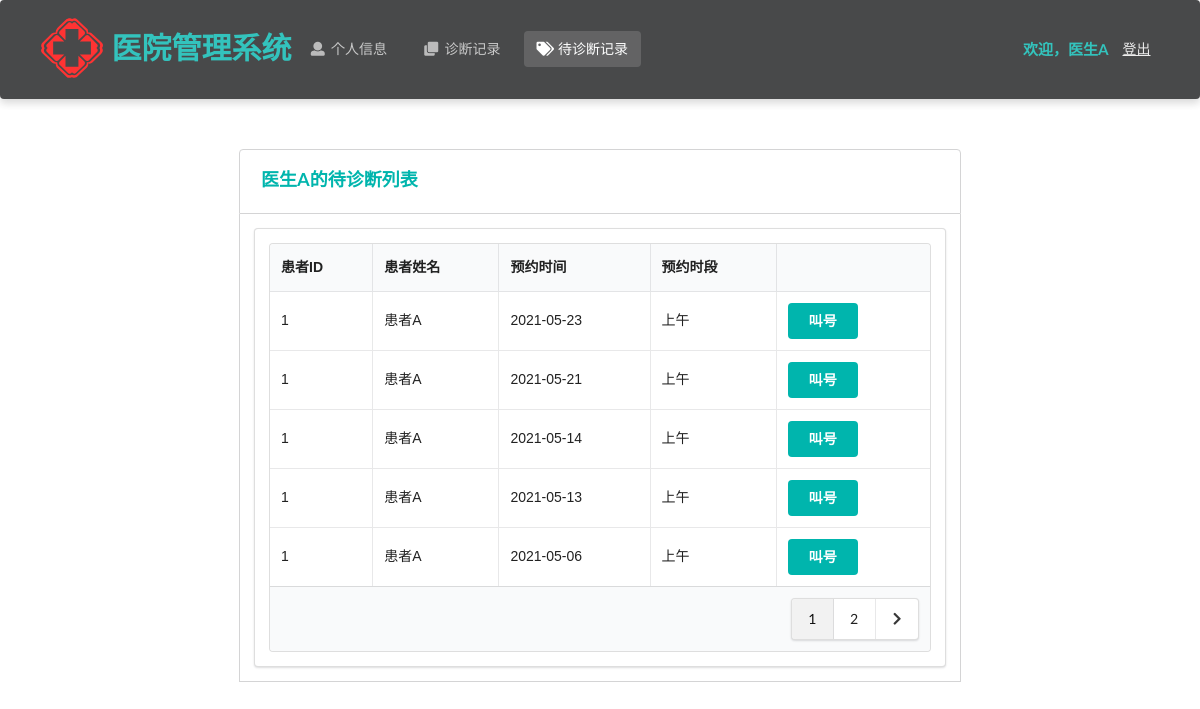
Screenshot of /doctor/pendingDiagnosis/ (signed in) with the database file from the repository.
### Hospital/models.py (models this page shows, shortened)
class Doctor(models.Model):
    department_choices = (
        ('Department of Internal Medicine', '内科'),
        ('Department of Surgery', '外科'),
        ('Department of Pediatrics', '儿科'),
        ('Department of Obstetrics and Gynecology', '妇产科'),
        ('Department of Traditional Chinese Medicine', '中医科'),
        ('Department of Dermatology', '皮肤科'),
        ('Department of Oral Medicine', '口腔科'),
        ('Laboratory', '化验室'),
        ('X-ray Room', 'X光室'),
        ('Cystoscopy Room', '膀胱镜室'),
        ('Gastroscope Room', '胃镜室'),
    )
    title_choices = (
        ('director physician', '主任医师'),
        ('assistant director physician', '副主任医师'),
        ('physician', '医师')
    )
    name = models.CharField(max_length=10)  # 姓名
    password = models.CharField(max_length=32)  # 密码
    gender = models.CharField(max_length=32, choices=gender_choices)  # 性别
    identity_card_no = models.CharField(max_length=32, unique=True)  # 身份证号
    is_inspector = models.BooleanField(default=False)  # 是否为检查人员
    department = models.CharField(max_length=64, choices=department_choices)  # 科室
    title = models.CharField(max_length=64, choices=title_choices)  # 职称
    description = models.TextField(max_length=500, default='暂无简介')  # 简介
    create_time = models.DateTimeField(auto_now_add=True)  # 注册时间

class Appointment(models.Model):
    time_choices = (
        ('Morning', '上午'),
        ('Afternoon', '下午')
    )
    patient = models.ForeignKey(Patient, on_delete=models.CASCADE) # 患者
    doctor = models.ForeignKey(Doctor, on_delete=models.CASCADE)  # 医生
    create_time = models.DateTimeField(auto_now_add=True)  # 创建时间
    appointment_date = models.DateTimeField()  # 预约日期
    appointment_time = models.CharField(max_length=10, choices=time_choices)  # 预约时间（上下午）
    isActive = models.BooleanField(default=True)  # 是否有效
    class Meta:
        ordering = ["-create_time"]

class Patient(models.Model):
    name = models.CharField(max_length=10)  # 姓名
    password = models.CharField(max_length=32)  # 密码
    gender = models.CharField(max_length=32, choices=gender_choices)  # 性别
    identity_card_no = models.CharField(max_length=32, unique=True)  # 身份证号
    medical_insurance = models.BooleanField()  # 是否有医保
    telephone_no = models.CharField(max_length=32)  # 电话号码
    birth_date = models.DateField()  # 出生日期
    create_time = models.DateTimeField(auto_now_add=True)  # 注册时间

### Hospital/doctorViews.py (the view)
# urls.py: path('doctor/pendingDiagnosis/', doctorViews.pendingDiagnosis),
def pendingDiagnosis(request):
    if request.method == 'POST':
        request.session['appointment_id'] = request.POST.get('appointment')
        return redirect('/doctor/pendingDiagnosis/call')
    identity_card_no = request.session['identity_card_no']
    doctor = models.Doctor.objects.get(identity_card_no=identity_card_no)
    appointment_records = models.Appointment.objects.filter(doctor=doctor, isActive=True)
    appointment_records = appointment_records.order_by('-appointment_date', '-appointment_time','-create_time')  # 排序
    num_per_page = 5
    paginator = Paginator(appointment_records, num_per_page)
    page = request.GET.get('page', 1)
    try:
        page_obj = paginator.page(page)
    except PageNotAnInteger:
        page_obj = paginator.page(1)
    except EmptyPage:
        page_obj = paginator.page(paginator.num_pages)
    is_paginated = True if paginator.num_pages > 1 else False
    page_range = paginator.get_elided_page_range(page, on_each_side=3, on_ends=2)
    return render(request, 'doctor/pending.html', locals())

### Hospital/templates/doctor/pending.html (shortened to what this page needs)
<!DOCTYPE html>
<html lang="ch">
{% load static %}
<head>
    <link rel="stylesheet" href="https://cdn.jsdelivr.net/semantic-ui/2.2.4/semantic.min.css">
    <link rel="stylesheet" href="../../static/Hospital/css/me.css">
    <link rel="stylesheet" href="{% static 'Hospital/css/entry.css' %}">
</head>
<body>
     <nav class="ui inverted  segment m-padded-tb-large m-shadow-small m-opacity-mini">
        <div class="ui container">
            <div class="ui inverted secondary stackable menu">
                <img src="../../static/Hospital/img/logo.svg" height="80" width="80"/>
                <h2 class="ent">医院管理系统</h2>
                <a href="/doctor/info/" class="m-item item"><i class="user icon"></i>个人信息</a>
                <a href="/doctor/diagnosis/" class="m-item item"><i class="clone icon"></i>诊断记录</a>
                <a href="/doctor/pendingDiagnosis" class="active m-item item"><i class="tags icon"></i>待诊断记录</a>
                <div class="right m-item item">
                    <h4 class="ui teal header item">欢迎，{{ doctor.name }}</h4>
                    <a href="/doctor/logout/" class="text-success "><ins>登出</ins></a>
                </div>
            </div>
        </div>
    </nav>
    <div class="m-container-small m-padded-tb-big">
        <div class="container">
            <div class="ui top attached rounded padded segment">
                <div class="ui middle aligned two column grid">
                    <div class="column">
                        <h3 class="ui teal header">{{ doctor.name }}的待诊断列表</h3>
                    </div>
                </div>
            </div>
            <div class="ui attached segment">
                <div class="ui segment m-width-middle">
                    <table class="ui celled table">
                        <thead>
                            <tr>
                                <th>患者ID</th>
                                <th>患者姓名</th>
                                <th>预约时间</th>
                                <th>预约时段</th>
                                <th></th>
                            </tr>
                        </thead>
                        <tbody>
                            {% for rec in page_obj%}
                            <tr>
                                <td>{{ rec.patient.identity_card_no }}</td>
                                <td>{{ rec.patient.name }}</td>
                                <td>{{ rec.appointment_date|date:"Y-m-d" }}</td>
                                <td>{{ rec.get_appointment_time_display }}</td>
                                <td>
                                    <form action="" method="post">
                                    <button type="submit" class="ui teal centered button">叫号</button>
                                    </form>
                                </td>
                            </tr>
                            {% endfor %}
                        </tbody>
                      <tfoot>
                        {% if is_paginated %}
                        <tr><th colspan="5">
                          <div class="ui right floated pagination menu">
                              {% for i in page_range %}
                                {% if page_obj.number == i %}
                                    <a class="item active">{{ i }}</a>
                                {% elif i == '…' %}
                                    <a class="item" href="?page=1">{{ i }}</a>
                                {% else %}
                                    <a class="item" href="?page={{ i }}">{{ i }}</a>
                                {% endif %}
                              {% endfor %}
                              {% if page_obj.has_next %}
                              <a class="icon item" href ="?page={{ page_obj.next_page_number }}">
                              <i class="right chevron icon"></i>
                              </a>
                              {% endif %}
                          </div>
                        </th>
                      </tr>
                      {% endif %}
                      </tfoot>
                    </table>
                </div>
            </div>
        </div>
            </div>
    <br>
    <br>
    <br>
</body>
</html>

### Hospital/static/Hospital/css/me.css (style rules this page uses)
.m-padded-tb-large { padding-top: 1.3em !important; padding-bottom: 1.3em !important; }
.m-padded-tb-big { padding-top: 3em !important; padding-bottom: 3em !important; }
.m-opacity-mini { opacity: 0.8!important; }
.m-container-small { max-width: 60em !important; margin: auto !important; }
.m-width-middle { max-width: 55em !important; margin: auto !important; }
.m-shadow-small { -webkit-box-shadow: 0 4px 8px rgba(0,0,0,0.2) !important; box-shadow: 0 4px 8px rgba(0,0,0,0.2) !important; }

### Hospital/static/Hospital/css/entry.css (style rules this page uses)
* { margin: 0; padding: 0; }
a { text-decoration: none; }
body { -webkit-font-smoothing: antialiased; background-color: #fff; font: 12px/1.5 Microsoft YaHei, Heiti SC, tahoma, arial, Hiragino Sans GB, "\5B8B\4F53", sans-serif; color: #666; }
.ui img { margin-top:-10px; margin-bottom:-10px; }
.ui .ent { font-size:30px; margin-top:10px; color:#00B5AD; }

### rows the page displays
Doctor: name "医生A"
Appointment: patient.identity_card_no "1", patient.name "患者A", appointment_date "2021-05-23", appointment_time "上午"
Appointment: patient.identity_card_no "1", patient.name "患者A", appointment_date "2021-05-21", appointment_time "上午"
Appointment: patient.identity_card_no "1", patient.name "患者A", appointment_date "2021-05-14", appointment_time "上午"
Appointment: patient.identity_card_no "1", patient.name "患者A", appointment_date "2021-05-13", appointment_time "上午"
Appointment: patient.identity_card_no "1", patient.name "患者A", appointment_date "2021-05-06", appointment_time "上午"

### other values shown
{{ i }} "1"
{{ i }} "2"
